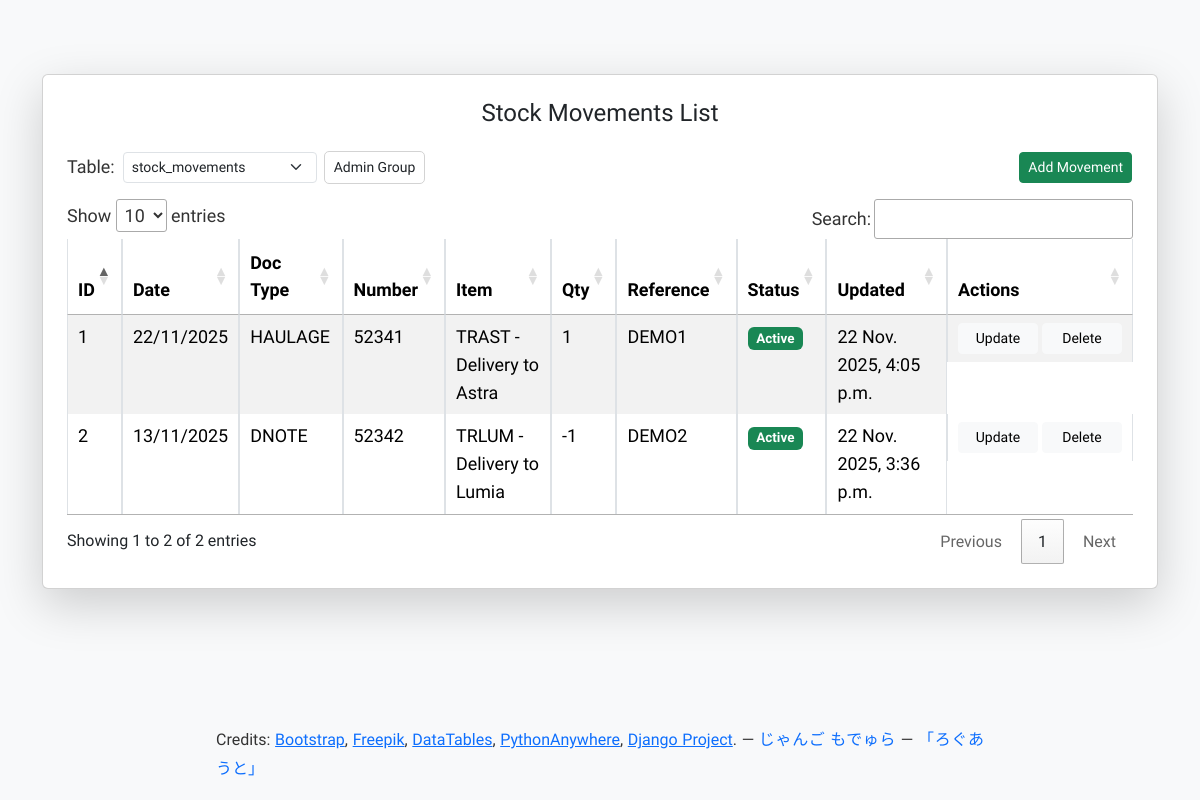
Page /movements/ (signed in) on the committed database.
### apps/movements/models.py (models this page shows, shortened)
class StockMovements(models.Model):
    STATUS_CHOICES = [
        (1, 'Active'),
        (0, 'Inactive'),
    ]
    id = models.AutoField(primary_key=True)
    item = models.ForeignKey(
        StockItems,
        on_delete=models.DO_NOTHING,
        db_column='item_id'
    )
    document_type = models.ForeignKey(
        StockDocType,
        on_delete=models.DO_NOTHING,
        db_column='document_type_id'
    )
    document_number = models.IntegerField()
    document_reference = models.TextField(null=True, blank=True)
    quantity = models.IntegerField()
    status = models.IntegerField(choices=STATUS_CHOICES, default=1)
    movement_date = models.DateTimeField()
    created_at = models.DateTimeField()
    updated_at = models.DateTimeField()
    class Meta:
        db_table = 'stock_movements'
        managed = False  # DO NOT let Django modify the table

### apps/doctype/models.py (models this page shows, shortened)
class StockDocType(models.Model):
    STATUS_CHOICES = [
        (1, 'Active'),
        (2, 'Inactive'),
    ]
    id = models.AutoField(primary_key=True)
    name = models.CharField(max_length=255, unique=True)
    description = models.TextField(null=True, blank=True)
    status = models.IntegerField(choices=STATUS_CHOICES, default=1)
    created_at = models.DateTimeField()
    updated_at = models.DateTimeField()
    class Meta:
        db_table = 'stock_document_type'
        managed = False  # Do NOT let Django alter the table

### apps/items/models.py (models this page shows, shortened)
class StockItems(models.Model):
    STATUS_CHOICES = [
        (1, 'Active'),
        (0, 'Inactive'),
    ]
    id = models.AutoField(primary_key=True)
    code = models.CharField(max_length=255, unique=True)
    description = models.TextField(null=True, blank=True)
    category = models.ForeignKey(StockItemCategories, on_delete=models.SET_NULL, null=True, blank=True)
    uom = models.ForeignKey(StockItemUOM, on_delete=models.SET_NULL, null=True, blank=True)
    status = models.IntegerField(choices=STATUS_CHOICES, default=1)
    created_at = models.DateTimeField()
    updated_at = models.DateTimeField()
    class Meta:
        db_table = 'stock_items'  # Ensure this matches the actual table in your DB
        managed = False  # Do NOT let Django alter the table

### apps/movements/views.py (the view)
# urls.py: path('', views.index, name='index'),
@login_required
def index(request):
    user_groups = request.user.groups.values_list('name', flat=True)
    user_group = user_groups[0] if user_groups else None
    conn = sqlite3.connect(DB_PATH)
    cursor = conn.cursor()
    cursor.execute("SELECT name FROM sqlite_master WHERE type='table' AND name LIKE 'stock%'")
    tables = [row[0] for row in cursor.fetchall()]
    conn.close()
    records = StockMovements.objects.all().order_by('-id')
    return render(request, 'movements/index.html', {
        'title': 'Stock Movements List',
        'records': records,
        'tables': tables,
        'current_table': 'stock_movements',
        'user_group': user_group,
    })

### apps/movements/templates/movements/index.html (shortened to what this page needs)
{% extends 'base.html' %}
{% block content %}
<div class="card shadow-lg p-4 mb-3">
    <h4 class="mb-4 text-center">{{ title }}</h4>
    <div class="mb-3 d-flex flex-wrap align-items-center gap-2">
        <label for="tableSelect" class="form-label mb-0">Table:</label>
        {% include 'includes/_table_select.html' %}
        {% if user_group == 'Admin' %}
            <a href="{% url 'movements:add_record' %}" class="btn btn-success btn-sm" style="position: absolute; right: 25px;">Add Movement</a>
        {% else %}
            <a href="#" class="btn btn-success btn-sm disabled" style="position: absolute; right: 25px;" title="View Only">Add Movement</a>
        {% endif %}
    </div>
    <div class="table-responsive">
        <table id="itemsTable" class="table table-sm table-striped table-bordered">
            <thead>
                <tr>
                    <th>ID</th>
                    <th>Date</th>
                    <th>Doc Type</th>
                    <th>Number</th>
                    <th>Item</th>
                    <th>Qty</th>
                    <th>Reference</th>
                    <th>Status</th>
                    <th>Updated</th>
                    <th width="120">Actions</th>
                </tr>
            </thead>
            <tbody>
                {% for row in records %}
                <tr>
                    <td>{{ row.id }}</td>
                    <td>{{ row.movement_date|date:"d/m/Y" }}</td>
                    <td>{{ row.document_type.name }}</td>
                    <td>{{ row.document_number }}</td>
                    <td>{{ row.item.code }} - {{ row.item.description }}</td>
                    <td>{{ row.quantity }}</td>
                    <td>{{ row.document_reference }}</td>
                    <td>
                        {% if row.status == 1 %}
                            <span class="badge bg-success">{{ row.get_status_display }}</span>
                        {% else %}
                            <span class="badge bg-secondary">{{ row.get_status_display }}</span>
                        {% endif %}
                    </td>
                    <td>{{ row.updated_at|date:"d M. Y, g:i a" }}</td>
                    <td class="text-nowrap d-flex gap-1">
                        {% if user_group == 'Admin' %}
                            <a href="{% url 'movements:update_record' row.id %}" class="btn btn-light btn-sm">Update</a>
                            <a href="{% url 'movements:delete_record' row.id %}" onclick="return confirm('Delete this record?')" class="btn btn-light btn-sm">Delete</a>
                        {% else %}
                            <a href="#" class="btn btn-light btn-sm disabled" title="View Only">Update</a>
                            <a href="#" class="btn btn-light btn-sm disabled" title="View Only">Delete</a>
                        {% endif %}
                    </td>
                </tr>
                {% endfor %}
            </tbody>
        </table>
    </div>
</div>
{% endblock %}

### static/css/style.css (style rules this page uses)
body { font-family: "Neucha", Arial, Helvetica, sans-serif; line-height: 1.7; color: #222; background-color: #fff; padding-top: 50px; }
table, table td, table th, button, select, select option, label { font-family: "Neucha", Arial, Helvetica, sans-serif; font-size: 1.12rem; line-height: 1.55; font-weight: 400; color: #333; }
.card { max-width: 100%; width: 1280px; margin: 0 auto; background-color: #fff; }
.btn-sm { min-width: 80px; }
.table-responsive { overflow-x: auto; }
.table td, .table th { padding: 0.25rem 0.4rem; }
html, body { height: 100%; }
body.d-flex.flex-column { min-height: 100vh; }
body { display: flex; flex-direction: column; }

### rows in the picture
StockMovements: id "2", movement_date "13/11/2025", document_type.name "DNOTE", document_number "52342", item.code "TRLUM", item.description "Delivery to Lumia", quantity "-1", document_reference "DEMO2", status "Active", updated_at "22 Nov. 2025, 3:36 p.m."
StockMovements: id "1", movement_date "22/11/2025", document_type.name "HAULAGE", document_number "52341", item.code "TRAST", item.description "Delivery to Astra", quantity "1", document_reference "DEMO1", status "Active", updated_at "22 Nov. 2025, 4:05 p.m."

### other values in the picture
{{ title }} "Stock Movements List"
form field value "stock_movements"
